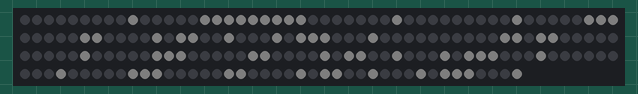
Recording of a sketch running on a simulated Arduino Mega 2560, built with avr-gcc and run on an emulated ATmega2560. Parts: 192 RGB LEDs in strip order, left to right, continuing on the next row. Dim RGB values are drawn brighter than linear; what the sketch prints to the serial monitor is not drawn.

Above: at 0.1 s.

The sketch:

ULTiM8x24Test.ino
```cpp
#include "font8x16.h"
#include "font4x8.h"
#include "pixel_font.h"
#include "font8x8.h"
#include "font5x8.h"
//#include "fatty7x16.h"
#include <FastLED.h>
#include <SPI.h>

CRGB primary_colors[6] = {
  CRGB(255, 0, 0),
  CRGB(0, 255, 0),
  CRGB(0, 0, 255),
  CRGB(255, 255, 0),
  CRGB(0, 255, 255),
  CRGB(255, 0, 255),
};
const byte N_8x8_ROW = 1;
const byte N_8x8_COL = 3;
const byte N_ROW = N_8x8_ROW * 8;
const byte N_COL = N_8x8_COL * 8;
const byte BUFFER_SIZE = N_ROW * 8;

const uint16_t NUMPIXELS = N_ROW * N_COL;
CRGB leds[NUMPIXELS];

const byte digits4x7[4*10] = {
  62,  65,  65,  62, // 0
   0,  66, 127,  64, // 1
  98,  81,  73,  70, // 2
  34,  73,  73,  54, // 3
  30,  16,  16, 127, // 4
  39,  69,  69,  57, // 5
  62,  73,  73,  50, // 6
  97,  17,   9,   7, // 7
  54,  73,  73,  54, // 8
  38,  73,  73,  62  // 9
};

const byte digits5x8[8*10] = {
  0x0e,0x11,0x11,0x11,0x11,0x11,0x11,0x0e, // 0
  0x04,0x06,0x04,0x04,0x04,0x04,0x04,0x0e, // 1
  0x0e,0x11,0x10,0x10,0x08,0x04,0x02,0x1f, // 2
  0x0e,0x11,0x10,0x08,0x10,0x10,0x11,0x0e, // 3
  0x08,0x09,0x09,0x09,0x1f,0x08,0x08,0x08, // 4
  0x1f,0x01,0x01,0x0f,0x10,0x10,0x11,0x0e, // 5
  0x0e,0x11,0x01,0x0f,0x11,0x11,0x11,0x0e, // 6
  0x1f,0x11,0x10,0x08,0x04,0x02,0x02,0x02, // 7
  0x0e,0x11,0x11,0x0e,0x11,0x11,0x11,0x0e, // 8
  0x0e,0x11,0x11,0x11,0x1e,0x10,0x11,0x0e, // 9
};

void bigDigit(byte start, byte d, const struct CRGB & color){
  byte row, col;
  for(col = 0; col < 5; col++){
    for(row = 0; row < 8; row++){
      if((digits5x8[d * 8 + row] >> col) & 1){
	setPixel(row, col + start, color);
      }
      else{
	setPixel(row, col + start, 0);
      }
    }
  }
}

//uint32_t my_display[NUMPIXELS];

#define DATAPIN    23
#define CLOCKPIN   24
#define LEDVAL 1

int32_t snake(byte row, byte col){
  //  1. find the board
  uint32_t out = 0;
  uint8_t board;
  if (row / 8 % 2 == 0){
    board = col / 8; // # assume 2 rows of boards
    if(col % 2 ==  0){
      out = 7 - row + col * 8;
    }
    else{
      out = col * 8 + row;
    }
  }
  else{
    board = 7 - (col - 8 * N_8x8_COL) / 8 - 1; //# assume 2 rows of boards
    //col = 47 - col;
    col = N_8x8_COL * 8 - 1 - col;
    row -= 8;
    if(col % 2 == 0){
      out = 64 * N_8x8_COL + row + col * 8;
    }
    else{
      out = 64 * N_8x8_COL + (7 - row) + col * 8;
    }
  }

  if(out > NUMPIXELS){
    out = -1;
  }
  /*
  Serial.print(row);
  Serial.print(" ");
  Serial.print(col);
  Serial.print(" ");
  Serial.print(board);
  Serial.print(" ");
  Serial.println(out);
  */
  return out;
}
uint32_t snake_orig(byte row, byte col){
  //  1. find the board
  uint32_t out = 0;
  uint8_t board;
  if (row / 8 % 2 == 0){
    board = col / 8; // # assume 2 rows of boards
    if(col % 2 ==  0){
      out = 7 - row + col * 8;
    }
    else{
      out = col * 8 + row;
    }
  }
  else{
    board = 6 - (col - 8 * N_8x8_COL) / 8 - 1; //# assume 2 rows of boards
    col = 47 - col;
    row -= 8;
    if(col % 2 == 0){
      out = 64 * 6 + row + col * 8;
    }
    else{
      out = 64 * 6 + (7 - row) + col * 8;
    }
  }
  return out;
}


CRGB rightBuffer[N_ROW][8];
//CRGB rightBuffer[BUFFER_SIZE];
CRGB leftBuffer[BUFFER_SIZE];

const struct CRGB Wheel(byte WheelPos) {
  WheelPos = 255 - WheelPos;
  if(WheelPos < 85) {
    return CRGB(255 - WheelPos * 3, 0, WheelPos * 3);
  }
  if(WheelPos < 170) {
    WheelPos -= 85;
    return CRGB(0, WheelPos * 3, 255 - WheelPos * 3);
  }
  WheelPos -= 170;
  return CRGB(WheelPos * 3, 255 - WheelPos * 3, 0);
}

void setPixel(uint8_t row, uint8_t col, const struct CRGB & color){
  if(row >= N_ROW){
  }
  else if(col >= N_COL){
    //int ii = (col - N_COL) * N_ROW + row;
    col = (col - N_COL);
    if(col < 8 && row < N_ROW){
      rightBuffer[row][col] = color;
    }
  }
  else{
    uint16_t pos = snake(row, col);
    leds[pos] = color;
  }
}

PixelFont Font4x8 = PixelFont(4, 8, 8, font4x8, setPixel);
PixelFont Font5x8 = PixelFont(5, 8, 8, font5x8, setPixel);
PixelFont Font8x8 = PixelFont(8, 8, 8, font8x8, setPixel);

CRGB getPixel(int16_t row, int16_t col){
  CRGB out = CRGB::Black;
  if(row >= N_ROW){
  }
  else if(col >= N_COL){
    //int ii = (col - N_COL) * N_ROW + row;
    col = col - N_COL;
    //if(ii < BUFFER_SIZE){
    if(col < 8 && row < N_ROW){
      out = rightBuffer[row][col];
    }
  }
  else{
    out = leds[snake(row, col)];
  }
  return out;
}

void shiftLeft(uint8_t start_row, uint8_t n_row){
  for(uint16_t col=0; col < N_COL + 7; col++){
    for(uint16_t row=start_row; row < start_row + n_row; row++){
      setPixel(row, col, getPixel(row, col+1));
    }
  }
  for(uint16_t row=start_row; row < start_row + n_row; row++){
    setPixel(row, N_COL + 7, CRGB::Black);
  }
}

void fill(const struct CRGB & color) {
  for(uint16_t i=0;i<NUMPIXELS;i++){
    leds[i] = color;
  }
}

#define SerialDBG SERIAL_PORT_USBVIRTUAL
uint8_t brightness = 4;

void setup() {
  Serial.begin(115200);
  Serial.println("HERE!");
  for(int ii=0; ii<BUFFER_SIZE; ii++){
    //rightBuffer[ii] = 0;
    //leftBuffer[ii] = 0;
  }
  FastLED.setBrightness(brightness);
  FastLED.addLeds<APA102, SCK, MOSI, BGR, DATA_RATE_MHZ(25)>(leds, NUMPIXELS);
  FastLED.show(); // Turn all LEDs off ASAP
  //fill(CRGB::White);
}

inline int min(int x, int y){
  int out;
  if(x < y){
    out = x;
  }
  else{
    out = y;
  }
  return out;
}

void displayString(char *msg, uint8_t row, uint8_t col,
		   PixelFont font, const struct CRGB & color, const struct CRGB & background){
  uint16_t ii;
  for(ii=0; ii<min(strlen(msg), N_COL / font.width - col + 1); ii++){
    font.drawChar(msg[ii], row, col + ii * font.width, color, background);
  }
}

void scrollChar(byte c, uint8_t row, PixelFont font,
		const struct CRGB & color, const struct CRGB & background){
  font.drawChar(c, row, N_COL - font.width * 0, color, background);
  for(int ii=0; ii < font.width; ii++){
    //shiftLeft(0, 16);
    shiftLeft(row, font.height);
    FastLED.show();
  }
}

void scrollMsg(char *msg, uint8_t row, PixelFont font,
	       const struct CRGB & color, const struct CRGB & background){
  for(int ii=0; ii < strlen(msg); ii++){
    scrollChar(msg[ii], row, font, color, background);
  }
}

void littleDigit(byte d, const struct CRGB & color){
  byte row, col;
  for(col = 0; col < 4; col++){
    for(row = 0; row < 7; row++){
      if((digits4x7[d * 4 + col] >> row) & 1){
	setPixel(row, col, color);
      }
      else{
	setPixel(row, col, 0);
      }
    }
  }
}

void littleOne(const struct CRGB & color){
  uint8_t ii;
  for(ii=2; ii<12; ii++){
    setPixel(ii, 1, color);
    setPixel(ii, 2, color);
  }
  //setPixel(2, 2, color);
  setPixel(3, 0, color);
  setPixel(11, 0, color);
  setPixel(11, 3, color);
}

void littleTwo(const struct CRGB & color){
  setPixel(1, 0, color);
  setPixel(0, 1, color);
  setPixel(0, 2, color);
  setPixel(1, 3, color);
  setPixel(2, 3, color);
  setPixel(3, 2, color);
  setPixel(4, 1, color);
  setPixel(5, 0, color);
  setPixel(6, 0, color);
  setPixel(6, 1, color);
  setPixel(6, 2, color);
  setPixel(6, 3, color);
}

void displayTime(uint8_t hh, uint8_t mm, uint8_t ss, const struct CRGB & color, bool colen){
  fill(CRGB::Black);

  if(hh>10){
    Font5x8.drawChar('0' + ((hh / 10) % 10), 0, 0, color, CRGB::Black);
  }
  else{
    Font5x8.drawChar(' ' + ((hh / 10) % 10), 0, 0, color, CRGB::Black);
  }
  Font5x8.drawChar('0' + (hh % 10), 0, 5, color, CRGB::Black);

  Font5x8.drawChar('0' + ((mm / 10) % 10), 0, 13, color, CRGB::Black);
  Font5x8.drawChar('0' + (mm % 10), 0, 18, color, CRGB::Black);

  if(colen){
    setPixel(5, 19, color);
    setPixel(8, 19, color);
  }
}

uint32_t start_time = 12 * 3600 + 06 * 60 + 0;
uint32_t count;
char *msg = "     Your Name In Lights!!!   ";

  int xxx = 0;
void loop() {
  byte hh, mm, ss;
  const struct CRGB & color = CRGB::White;

  uint32_t tm = millis() / 1000 + start_time;

  hh = (tm / 3600) % 12;
  if(hh == 0){
    hh = 12;
  }
  mm = (tm / 60) % 60;
  ss = (tm / 1) % 60;

  fill(CRGB::Black);
  if(hh > 9){
    bigDigit( 0, hh/10, color);
  }
  bigDigit( 5, hh%10, color);
  bigDigit(13, mm/10, color);
  bigDigit(19, mm%10, color);
  setPixel(2, 11, color);
  setPixel(3, 11, color);
  setPixel(5, 11, color);
  setPixel(6, 11, color);
  FastLED.show();
  delay(1000);
  //displayTime(11, 59, ss, color, true);

  //Font5x8.drawChar('0', 0, 0, color, CRGB::Black);

  tm++;
}
```
